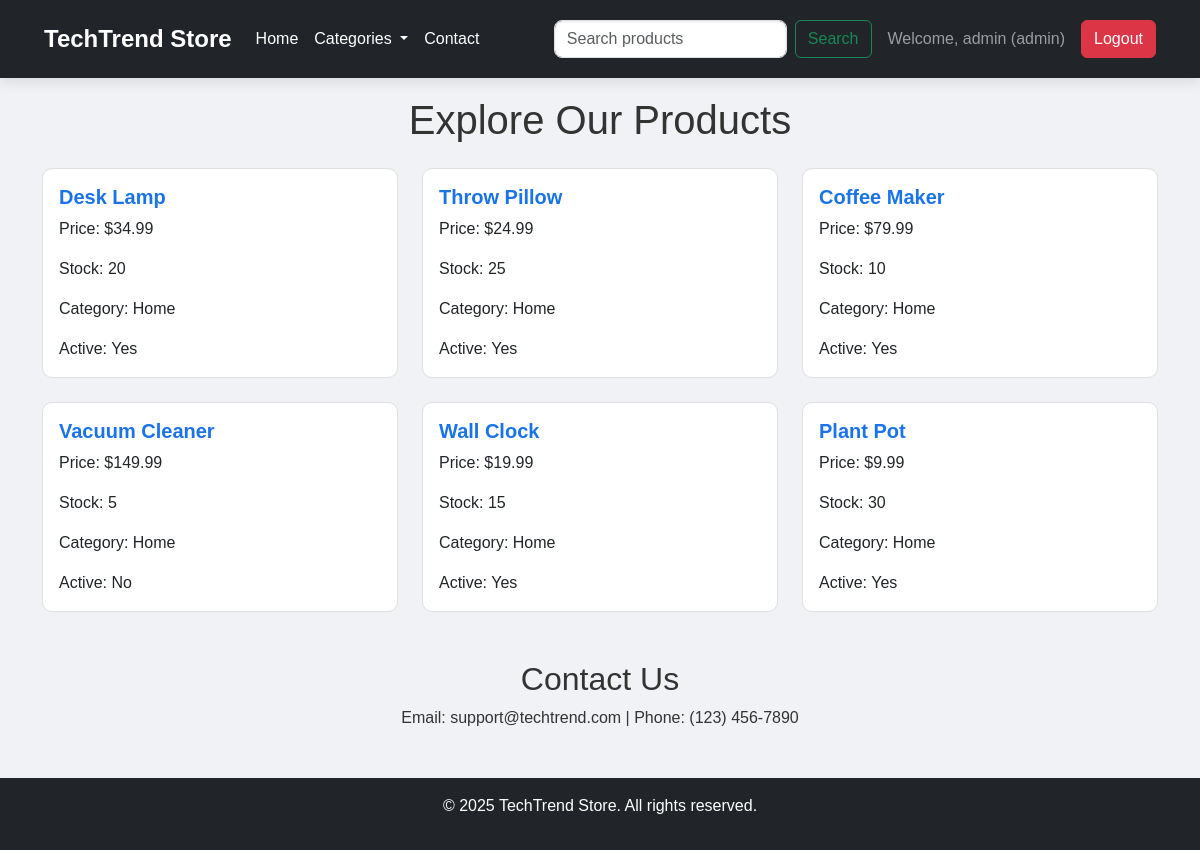
Page /products.php?category=Home (signed in) on the committed database.
### tables this page shows
CREATE TABLE products (
    id INT AUTO_INCREMENT PRIMARY KEY,
    name VARCHAR(100) NOT NULL,
    price DECIMAL(10, 2) NOT NULL,
    stock INT NOT NULL,
    category VARCHAR(50) NOT NULL,
    is_active BOOLEAN DEFAULT 1
);

### products.php (the view, shortened to what this page needs)
<!DOCTYPE html>
<html lang="en">
<head>
    <link href="https://cdn.jsdelivr.net/npm/bootstrap@5.3.0/dist/css/bootstrap.min.css" rel="stylesheet">
    <link rel="stylesheet" href="assets/css/styles.css">
</head>
<body>
    <nav class="navbar navbar-expand-lg navbar-dark bg-dark fixed-top">
        <div class="container-fluid">
            <a class="navbar-brand" href="products.php">TechTrend Store</a>
            <div class="collapse navbar-collapse" id="navbarNav">
                <ul class="navbar-nav me-auto mb-2 mb-lg-0">
                    <li class="nav-item">
                        <a class="nav-link" href="products.php">Home</a>
                    </li>
                    <li class="nav-item dropdown">
                        <a class="nav-link dropdown-toggle" href="#" id="categoryDropdown" role="button" data-bs-toggle="dropdown" aria-expanded="false">
                            Categories
                        </a>
                    </li>
                    <li class="nav-item">
                        <a class="nav-link" href="#contact">Contact</a>
                    </li>
                </ul>
                <form class="d-flex me-3" method="GET" action="products.php">
                    <input class="form-control me-2" type="search" name="search" placeholder="Search products" aria-label="Search" value="<?php echo isset($_GET['search']) ? htmlspecialchars($_GET['search']) : ''; ?>">
                    <button class="btn btn-outline-success" type="submit">Search</button>
                </form>
                <span class="navbar-text me-3">Welcome, <?php echo htmlspecialchars($_SESSION['username']); ?> (<?php echo htmlspecialchars($_SESSION['role']); ?>)</span>
                <a href="products.php?logout=1" class="btn btn-danger">Logout</a>
            </div>
        </div>
    </nav>
    <div class="container mt-5 pt-5">
        <h1 class="text-center mb-4">Explore Our Products</h1>
        <?php
        include 'db_connect.php';
        $where_clause = "";
        if (isset($_GET['search']) && !empty($_GET['search'])) {
            $search = $conn->real_escape_string($_GET['search']);
            $where_clause = "WHERE name LIKE '%$search%'";
        } elseif (isset($_GET['category']) && !empty($_GET['category'])) {
            $category = $conn->real_escape_string($_GET['category']);
            $where_clause = "WHERE category = '$category'";
        }
        $sql = "SELECT name, price, stock, is_active, category FROM products $where_clause";
        $result = $conn->query($sql);
        if ($result->num_rows > 0) {
            echo '<div class="row row-cols-1 row-cols-md-3 g-4">';
            while ($row = $result->fetch_assoc()) {
                echo '<div class="col">';
                echo '<div class="card h-100 product-card">';
                echo '<div class="card-body">';
                echo '<h5 class="card-title">' . htmlspecialchars($row['name']) . '</h5>';
                echo '<p class="card-text">Price: $' . number_format($row['price'], 2) . '</p>';
                echo '<p class="card-text">Stock: ' . $row['stock'] . '</p>';
                echo '<p class="card-text">Category: ' . htmlspecialchars($row['category']) . '</p>';
                echo '<p class="card-text">Active: ' . ($row['is_active'] ? 'Yes' : 'No') . '</p>';
                echo '</div>';
                echo '</div>';
                echo '</div>';
            }
            echo '</div>';
        } else {
            echo '<p class="text-center">No products found.</p>';
        }
        ?>
        <div id="contact" class="mt-5">
            <h2 class="text-center">Contact Us</h2>
            <p class="text-center">Email: support@techtrend.com | Phone: (123) 456-7890</p>
        </div>
    </div>
    <footer class="bg-dark text-white text-center py-3 mt-5">
        <p>© 2025 TechTrend Store. All rights reserved.</p>
    </footer>
</body>
</html>

### assets/css/styles.css (style rules this page uses)
body { background-color: #f0f2f5; color: #333; font-family: 'Arial', sans-serif; }
.navbar { box-shadow: 0 4px 12px rgba(0, 0, 0, 0.1); padding: 1rem 2rem; }
.navbar-brand { font-size: 1.5rem; font-weight: bold; }
.navbar-dark .navbar-nav .nav-link { color: #fff; transition: color 0.3s; }
.product-card { border-radius: 10px; transition: transform 0.3s, box-shadow 0.3s; background: #fff; border: 1px solid #e0e0e0; }
.card-title { color: #1a73e8; font-weight: 600; }
.form-control { border-radius: 8px; box-shadow: inset 0 1px 3px rgba(0, 0, 0, 0.1); transition: border-color 0.3s; }
footer { position: relative; bottom: 0; width: 100%; }

### rows in the picture
products: name "Desk Lamp", price "34.99", stock "20", category "Home", is_active "Yes"
products: name "Throw Pillow", price "24.99", stock "25", category "Home", is_active "Yes"
products: name "Coffee Maker", price "79.99", stock "10", category "Home", is_active "Yes"
products: name "Vacuum Cleaner", price "149.99", stock "5", category "Home", is_active "No"
products: name "Wall Clock", price "19.99", stock "15", category "Home", is_active "Yes"
products: name "Plant Pot", price "9.99", stock "30", category "Home", is_active "Yes"

### other values in the picture
$_SESSION['username'] "admin"
$_SESSION['role'] "admin"
